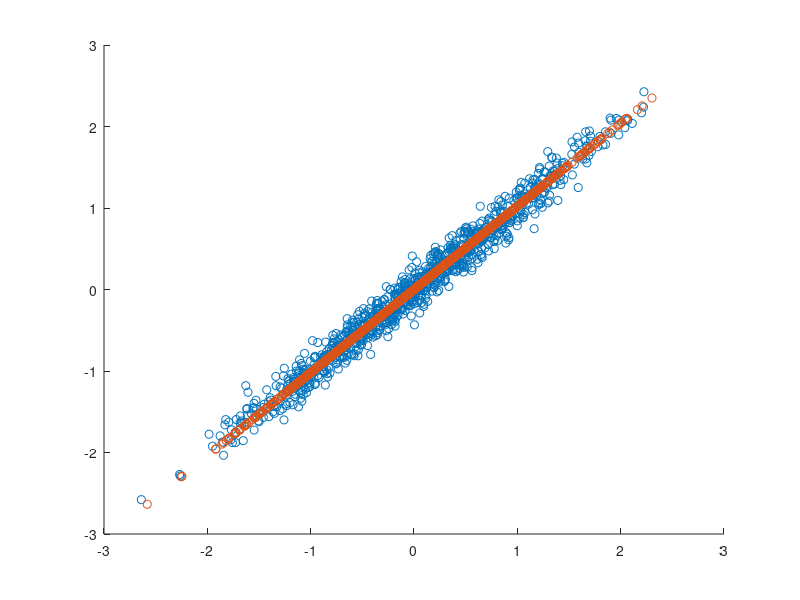

Reproduce this figure in MATLAB.
function PCA_2D()


%%% generate data
w=randn(1000,2);
A=rand(2,2);
X=w*A;

%%% computing the covariance matrix
CovMtx=cov(X);

%%% computing the eigenvalues and the eigenvectors
[EigveVec ,Eigvalues]=eig(CovMtx);
d=diag(Eigvalues);
[dmax,dmax_ind ] = max(d); %% find the index of the maximum eigenvalue
u=EigveVec(:,dmax_ind); %%% u is the coressponding eigenvector to the maximum eigenvalue

%% transform data
z=X*u; %%% find the first principal component

%% decode data
Y=z*u'; %%% the projected values of the original data

%% PLOT RESULTS
figure;
scatter(X(:,1),X(:,2));
hold on;
scatter(Y(:,1),Y(:,2));
end
